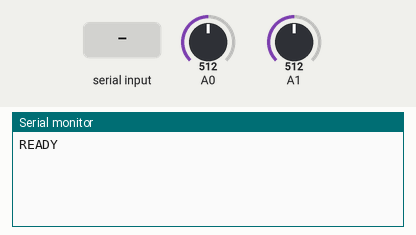
Recording of a sketch running on a simulated Arduino Uno, built with avr-gcc and run on an emulated ATmega328P. Shown: the last lines printed to the serial monitor. The test bench sets the inputs (shaded band); at power-on: A0 = 512, A1 = 512.

Above: at 1.7 s.
1.8 s: "s" received over Serial
At 2.8 s:
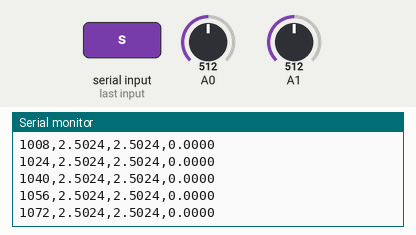
3.3 s: A0 set to 716
At 6.9 s:
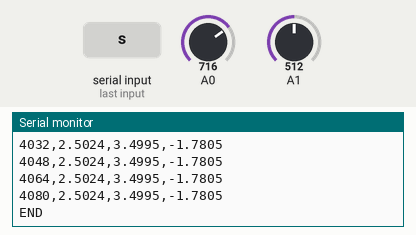
Timing chart, 0 to 8.4 s (numbered marks = the images above; inputs shaded):
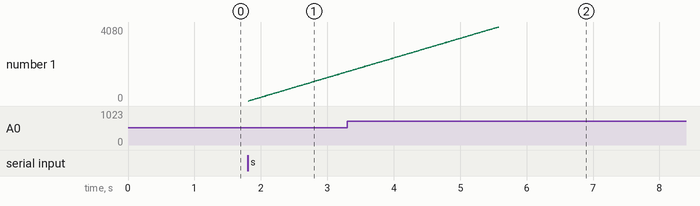

The sketch:

curve_tracer_v1.ino
```cpp
// Curve Tracer V1: Arduino Uno + MCP4725 DAC + Uno ADC
// Wiring:
//   MCP4725 VIN -> 5V, GND -> GND, SDA -> A4, SCL -> A5
//   MCP4725 VOUT -> A1 and one end of R_SENSE
//   R_SENSE other end -> device anode and A0
//   device cathode -> GND
// Send 's' over serial (115200 baud) to run one sweep.
// Output: START, header, CSV lines (code,v_src,v_dut,i_ma), END

#include <Wire.h>
#include <Adafruit_MCP4725.h>

Adafruit_MCP4725 dac;

const float R_SENSE = 560.0;     // ohms: update with measured value
const float VREF = 5.00;         // volts: update with measured 5V pin
const float I_LIMIT_MA = 8.0;    // stop the sweep above this current
const int STEP = 16;             // DAC codes per step (4096 / 16 = 256 points)
const int AVG = 32;              // ADC samples averaged per reading

void setup() {
  Serial.begin(115200);
  Wire.begin();
  Wire.setWireTimeout(3000, true);
  if (!dac.begin(0x62)) {        // try 0x63 if the scanner shows that address
    Serial.println("MCP4725 not found");
    while (1);
  }
  dac.setVoltage(0, false);
  delay(500);
  Serial.println("READY");
}

void loop() {
  if (Serial.available() && Serial.read() == 's') sweep();
}

float readVolts(uint8_t pin) {
  analogRead(pin);               // throw away the first reading after a mux switch
  delayMicroseconds(200);
  long sum = 0;
  for (int i = 0; i < AVG; i++) sum += analogRead(pin);
  return (sum / (float)AVG) * VREF / 1023.0;
}

void sweep() {
  Serial.println("START");
  Serial.println("code,v_src,v_dut,i_ma");
  for (int code = 0; code <= 4095; code += STEP) {
    dac.setVoltage(code, false);
    delay(5);
    float v_dut = readVolts(A0);
    float v_src = readVolts(A1);
    float i_ma = (v_src - v_dut) / R_SENSE * 1000.0;
    Serial.print(code);   Serial.print(',');
    Serial.print(v_src, 4); Serial.print(',');
    Serial.print(v_dut, 4); Serial.print(',');
    Serial.println(i_ma, 4);
    if (i_ma > I_LIMIT_MA) break;
  }
  dac.setVoltage(0, false);
  Serial.println("END");
}
```

Measured:
- after the input at 1.8 s, the serial monitor: prints a new line at once (image 1)
